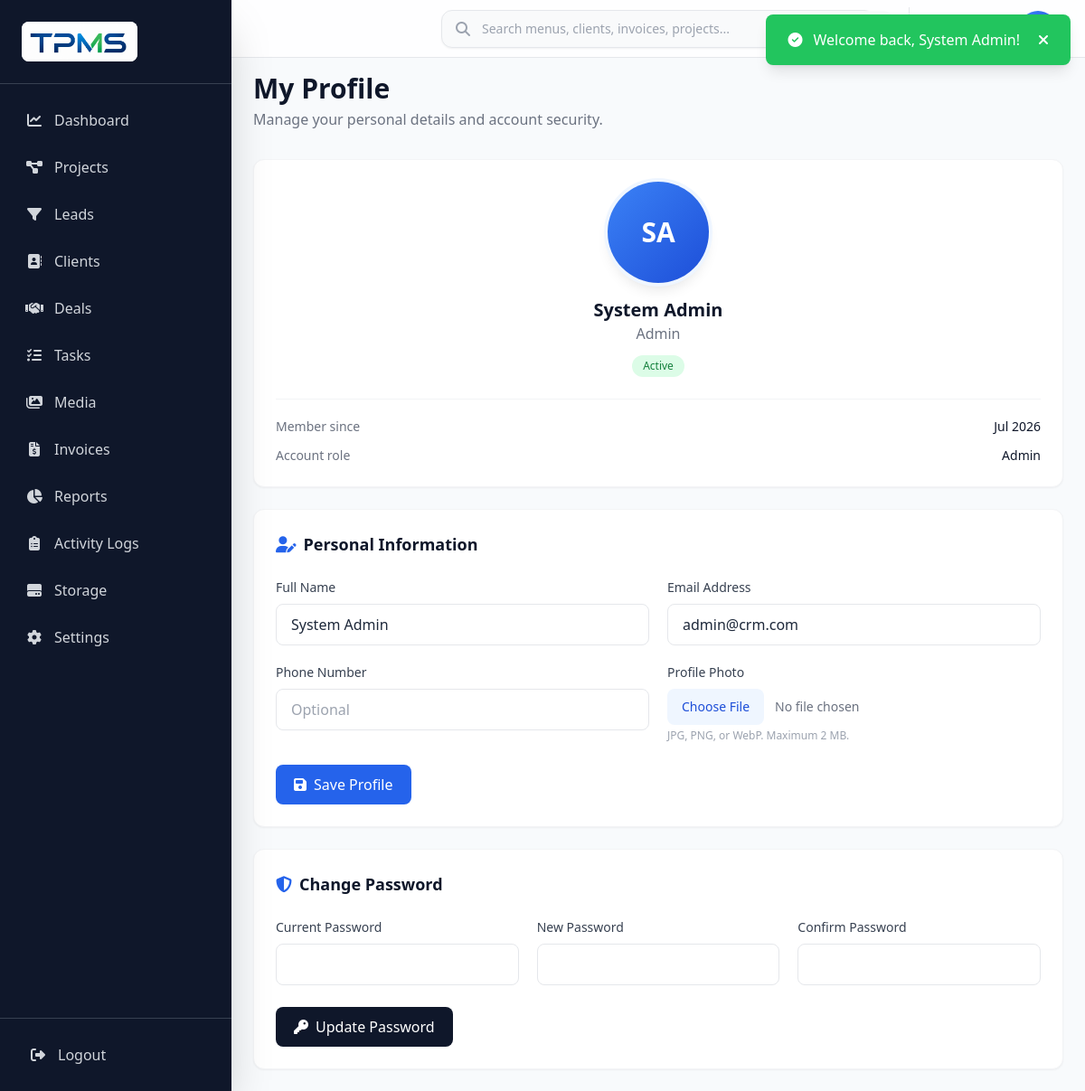
The app's page /profile.php (signed in) with its own data.
### tables this page shows
CREATE TABLE IF NOT EXISTS users (
    id INT AUTO_INCREMENT PRIMARY KEY,
    name VARCHAR(100) NOT NULL,
    email VARCHAR(100) NOT NULL UNIQUE,
    password VARCHAR(255) NOT NULL,
    role VARCHAR(50) DEFAULT 'sales_rep',
    avatar VARCHAR(255) DEFAULT NULL,
    phone VARCHAR(20) DEFAULT NULL,
    status ENUM('active','inactive') DEFAULT 'active',
    created_at TIMESTAMP DEFAULT CURRENT_TIMESTAMP,
    updated_at TIMESTAMP DEFAULT CURRENT_TIMESTAMP ON UPDATE CURRENT_TIMESTAMP,
    FOREIGN KEY (role) REFERENCES roles(name) ON DELETE RESTRICT
);

### includes/functions.php (called while the page is built, shortened)
<?php
function sanitize($input)
{
    if ($input === null) return '';
    return htmlspecialchars(trim((string)$input), ENT_QUOTES, 'UTF-8');
}
function formatDate($date, $format = null)
{
    return date($format, strtotime($date));
}
function getInitials($name)
{
    $parts = explode(' ', trim($name));
    $initials = '';
    foreach ($parts as $part) {
        if (!empty($part)) $initials .= strtoupper($part[0]);
        if (strlen($initials) >= 2) break;
    }
    return $initials;
}

### profile.php (the view, shortened to what this page needs)
<?php
require_once 'includes/header.php';
$db = getDB();
$userId = (int) $_SESSION['user_id'];
$stmt = $db->prepare("SELECT id, name, email, phone, role, avatar, status, created_at FROM users WHERE id = ? LIMIT 1");
$stmt->execute([$userId]);
$profile = $stmt->fetch();
include 'includes/sidebar.php';
?>
<div class="lg:ml-64 min-h-screen transition-all duration-300">
    <?php include 'includes/topbar.php'; ?>
    <main class="p-6 pt-20">
        <div class="mb-8 animate-fade-in">
            <h1 class="text-3xl font-bold text-secondary-900">My Profile</h1>
            <p class="text-gray-500 mt-1">Manage your personal details and account security.</p>
        </div>
        <div class="grid grid-cols-1 xl:grid-cols-3 gap-6">
            <div class="bg-white rounded-xl shadow-sm border border-gray-100 p-6 xl:self-start animate-slide-up">
                <div class="text-center">
                    <div class="w-28 h-28 mx-auto rounded-full bg-gradient-to-br from-primary-500 to-primary-700 flex items-center justify-center text-white text-3xl font-bold overflow-hidden ring-4 ring-primary-50 shadow-lg">
                        <?php if ($profile['avatar']): ?><img src="<?php echo sanitize($profile['avatar']); ?>" class="w-full h-full object-cover" alt="Profile photo"><?php else: ?><?php echo getInitials($profile['name']); ?><?php endif; ?>
                    </div>
                    <h2 class="text-xl font-bold text-secondary-900 mt-4"><?php echo sanitize($profile['name']); ?></h2>
                    <p class="text-gray-500 capitalize"><?php echo sanitize(str_replace('_', ' ', $profile['role'])); ?></p>
                    <span class="inline-flex mt-3 px-3 py-1 rounded-full text-xs font-medium <?php echo $profile['status'] === 'active' ? 'bg-green-100 text-green-700' : 'bg-gray-100 text-gray-600'; ?>"><?php echo ucfirst($profile['status']); ?></span>
                </div>
                <div class="border-t border-gray-100 mt-6 pt-5 space-y-3 text-sm">
                    <p class="flex justify-between"><span class="text-gray-500">Member since</span><span class="font-medium text-secondary-900"><?php echo formatDate($profile['created_at'], 'M Y'); ?></span></p>
                    <p class="flex justify-between"><span class="text-gray-500">Account role</span><span class="font-medium text-secondary-900 capitalize"><?php echo sanitize(str_replace('_', ' ', $profile['role'])); ?></span></p>
                </div>
            </div>
            <div class="xl:col-span-2 space-y-6">
                <form method="POST" enctype="multipart/form-data" class="bg-white rounded-xl shadow-sm border border-gray-100 p-6 animate-slide-up">
                    <h2 class="text-lg font-bold text-secondary-900 mb-6"><i class="fas fa-user-edit text-primary-600 mr-2"></i>Personal Information</h2>
                    <div class="grid grid-cols-1 md:grid-cols-2 gap-5">
                        <div><label class="block text-sm font-medium text-gray-700 mb-2">Full Name</label><input name="name" required value="<?php echo sanitize($profile['name']); ?>" class="w-full px-4 py-2.5 border border-gray-200 rounded-lg focus:outline-none focus:border-primary-500 focus:ring-2 focus:ring-primary-500/20"></div>
                        <div><label class="block text-sm font-medium text-gray-700 mb-2">Email Address</label><input type="email" name="email" required value="<?php echo sanitize($profile['email']); ?>" class="w-full px-4 py-2.5 border border-gray-200 rounded-lg focus:outline-none focus:border-primary-500 focus:ring-2 focus:ring-primary-500/20"></div>
                        <div><label class="block text-sm font-medium text-gray-700 mb-2">Phone Number</label><input name="phone" value="<?php echo sanitize($profile['phone']); ?>" class="w-full px-4 py-2.5 border border-gray-200 rounded-lg focus:outline-none focus:border-primary-500 focus:ring-2 focus:ring-primary-500/20" placeholder="Optional"></div>
                        <div><label class="block text-sm font-medium text-gray-700 mb-2">Profile Photo</label><input type="file" name="avatar" accept="image/jpeg,image/png,image/webp" class="w-full text-sm text-gray-500 file:mr-3 file:px-4 file:py-2.5 file:border-0 file:rounded-lg file:bg-primary-50 file:text-primary-700 file:font-medium hover:file:bg-primary-100">
                            <p class="text-xs text-gray-400 mt-1">JPG, PNG, or WebP. Maximum 2 MB.</p>
                        </div>
                    </div>
                    <button type="submit" class="mt-6 px-5 py-2.5 bg-primary-600 text-white rounded-lg font-medium hover:bg-primary-700"><i class="fas fa-save mr-2"></i>Save Profile</button>
                </form>
                <form method="POST" class="bg-white rounded-xl shadow-sm border border-gray-100 p-6 animate-slide-up animate-delay-100">
                    <h2 class="text-lg font-bold text-secondary-900 mb-6"><i class="fas fa-shield-alt text-primary-600 mr-2"></i>Change Password</h2>
                    <div class="grid grid-cols-1 md:grid-cols-3 gap-5">
                        <div><label class="block text-sm font-medium text-gray-700 mb-2">Current Password</label><input type="password" name="current_password" required autocomplete="current-password" class="w-full px-4 py-2.5 border border-gray-200 rounded-lg focus:outline-none focus:border-primary-500"></div>
                        <div><label class="block text-sm font-medium text-gray-700 mb-2">New Password</label><input type="password" name="new_password" required minlength="8" autocomplete="new-password" class="w-full px-4 py-2.5 border border-gray-200 rounded-lg focus:outline-none focus:border-primary-500"></div>
                        <div><label class="block text-sm font-medium text-gray-700 mb-2">Confirm Password</label><input type="password" name="confirm_password" required minlength="8" autocomplete="new-password" class="w-full px-4 py-2.5 border border-gray-200 rounded-lg focus:outline-none focus:border-primary-500"></div>
                    </div>
                    <button type="submit" class="mt-6 px-5 py-2.5 bg-secondary-900 text-white rounded-lg font-medium hover:bg-secondary-800"><i class="fas fa-key mr-2"></i>Update Password</button>
                </form>
            </div>
        </div>
    </main>
</div>
<?php include 'includes/footer.php'; ?>

### assets/css/style.css (style rules this page uses)
html { scroll-behavior: smooth; }
.animate-delay-100 { animation-delay: 100ms; }

### records on screen
users: name "SA", name "System Admin", role "Admin", status "Active", created_at "Jul 2026", email "admin@crm.com"

### other values on screen
$flash['message'] "Welcome back, System Admin!"
$item['label'] "Dashboard"
$item['label'] "Projects"
$item['label'] "Leads"
$item['label'] "Clients"
$item['label'] "Deals"
$item['label'] "Tasks"
$item['label'] "Media"
$item['label'] "Invoices"
$item['label'] "Reports"
$item['label'] "Activity Logs"
$item['label'] "Storage"
$item['label'] "Settings"
